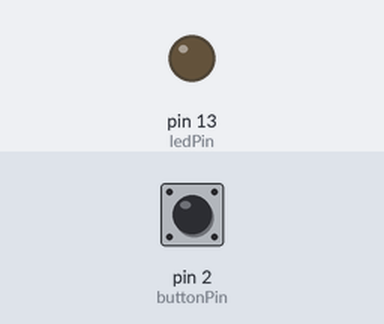
Recording of a sketch running on a simulated Arduino Uno, built with avr-gcc and run on an emulated ATmega328P. Shown: output pins drawn as LEDs (lit = HIGH). Dashed ring = blinking. The inputs (shaded band) are chosen by the test bench; at power-on: pin 2 (buttonPin) LOW.

Above: at 1.2 s.
1.3 s: pin 2 (buttonPin) pulled HIGH for 3.2 s
At 2.1 s:
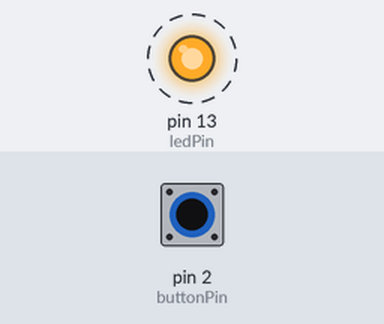
Timing chart, 0 to 5.8 s (numbered marks = the images above; inputs shaded):
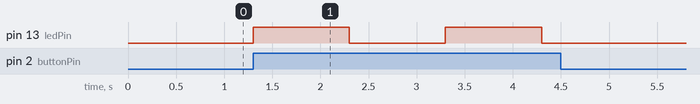

The sketch:

Button__blinking.ino
```cpp
const int buttonPin = 2;     // the number of the pushbutton pin
const int ledPin =  13;      // the number of the LED pin

// variables will change:
int buttonState = 0;         // variable for reading the pushbutton status

void setup() {
  // initialize the LED pin as an output:
  pinMode(ledPin, OUTPUT);
  // initialize the pushbutton pin as an input:
  pinMode(buttonPin, INPUT);
}

void loop() {
  // read the state of the pushbutton value:
  buttonState = digitalRead(buttonPin);

  // check if the pushbutton is pressed. If it is, the buttonState is HIGH:
  if (buttonState == HIGH) {
    digitalWrite(ledPin, HIGH);   // turn the LED on (HIGH is the voltage level)
    delay(1000);                       // wait for a second
    digitalWrite(ledPin, LOW);    // turn the LED off by making the voltage LOW
    delay(1000);                       // wait for a second
  } else {
    // turn LED off:
    digitalWrite(ledPin, LOW);
  }
}
```

Measured:
- after the input at 1.3 s, pin 13 (ledPin): alternates HIGH for 1.0 s and LOW for 1.0 s, 4 changes in all, then stays LOW, starting at once
